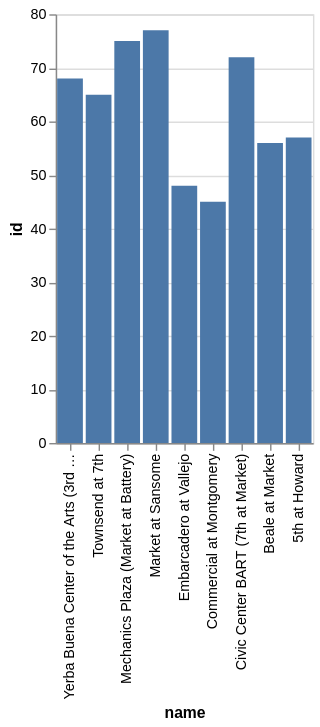

Describe this chart as a Vega-Lite specification.
### Vega-Lite specification from a JSON file in a GitHub repository (floating-point values rounded to 4 significant figures)
{"data": {"values": [{"x_data": "Yerba Buena Center of the Arts (3rd @ Howard)", "y_data": 68}, {"x_data": "Townsend at 7th", "y_data": 65}, {"x_data": "Mechanics Plaza (Market at Battery)", "y_data": 75}, {"x_data": "Market at Sansome", "y_data": 77}, {"x_data": "Embarcadero at Vallejo", "y_data": 48}, {"x_data": "Commercial at Montgomery", "y_data": 45}, {"x_data": "Civic Center BART (7th at Market)", "y_data": 72}, {"x_data": "Beale at Market", "y_data": 56}, {"x_data": "5th at Howard", "y_data": 57}]}, "mark": "bar", "encoding": {"x": {"field": "x_data", "type": "nominal", "title": "name", "sort": "descending"}, "y": {"field": "y_data", "type": "quantitative", "title": "id"}}}
